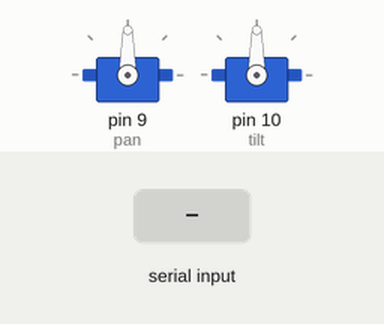
Recording of a sketch running on a simulated Arduino Uno, built with avr-gcc and run on an emulated ATmega328P. Parts: 2 × servo. Inputs (shaded band) come from the test bench.

Above: at 1.2 s.
1.3 s: "90,45\n" received over Serial
At 1.7 s:
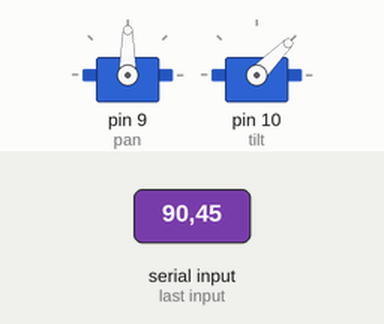
2.8 s: "30,150\n" received over Serial
At 4.0 s:
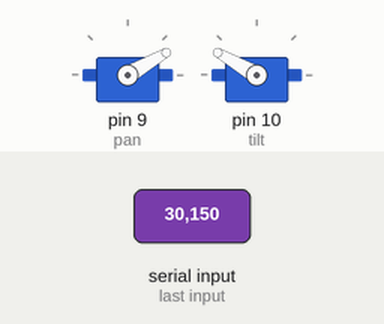
4.3 s: "1,90\n" received over Serial
At 5.1 s:
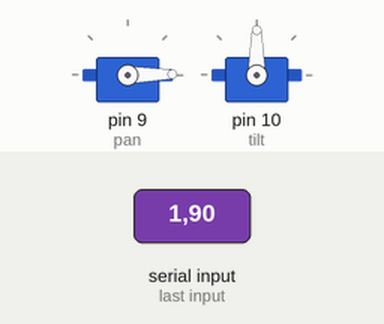
Timing chart, 0 to 7.3 s (numbered marks = the images above; inputs shaded):
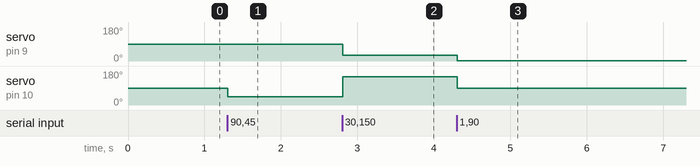

Measured:
- after the input at 1.3 s, servo on pin 10 (tilt): 90° → 45° at once
- after the input at 2.8 s, servo on pin 9 (pan): 90° → 30° at once; servo on pin 10 (tilt): 45° → 150° at once
- after the input at 4.3 s, servo on pin 9 (pan): 30° → 1° at once; servo on pin 10 (tilt): 150° → 90° at once

The sketch:

robot_head.ino
```cpp
#include <Servo.h>

Servo pan;
Servo tilt;

int panAngle = 90;
int tiltAngle = 90;

void setup() {
  Serial.begin(9600);

  pan.attach(9);   // bottom servo
  tilt.attach(10); // top servo

  pan.write(panAngle);
  tilt.write(tiltAngle);
}

void loop() {

  if (Serial.available() > 0) {

    String data = Serial.readStringUntil('\n');

    int commaIndex = data.indexOf(',');

    if (commaIndex != -1) {

      panAngle = data.substring(0, commaIndex).toInt();
      tiltAngle = data.substring(commaIndex + 1).toInt();

      panAngle = constrain(panAngle, 0, 180);
      tiltAngle = constrain(tiltAngle, 0, 180);

      pan.write(panAngle);
      tilt.write(tiltAngle);
    }
  }
}
```
